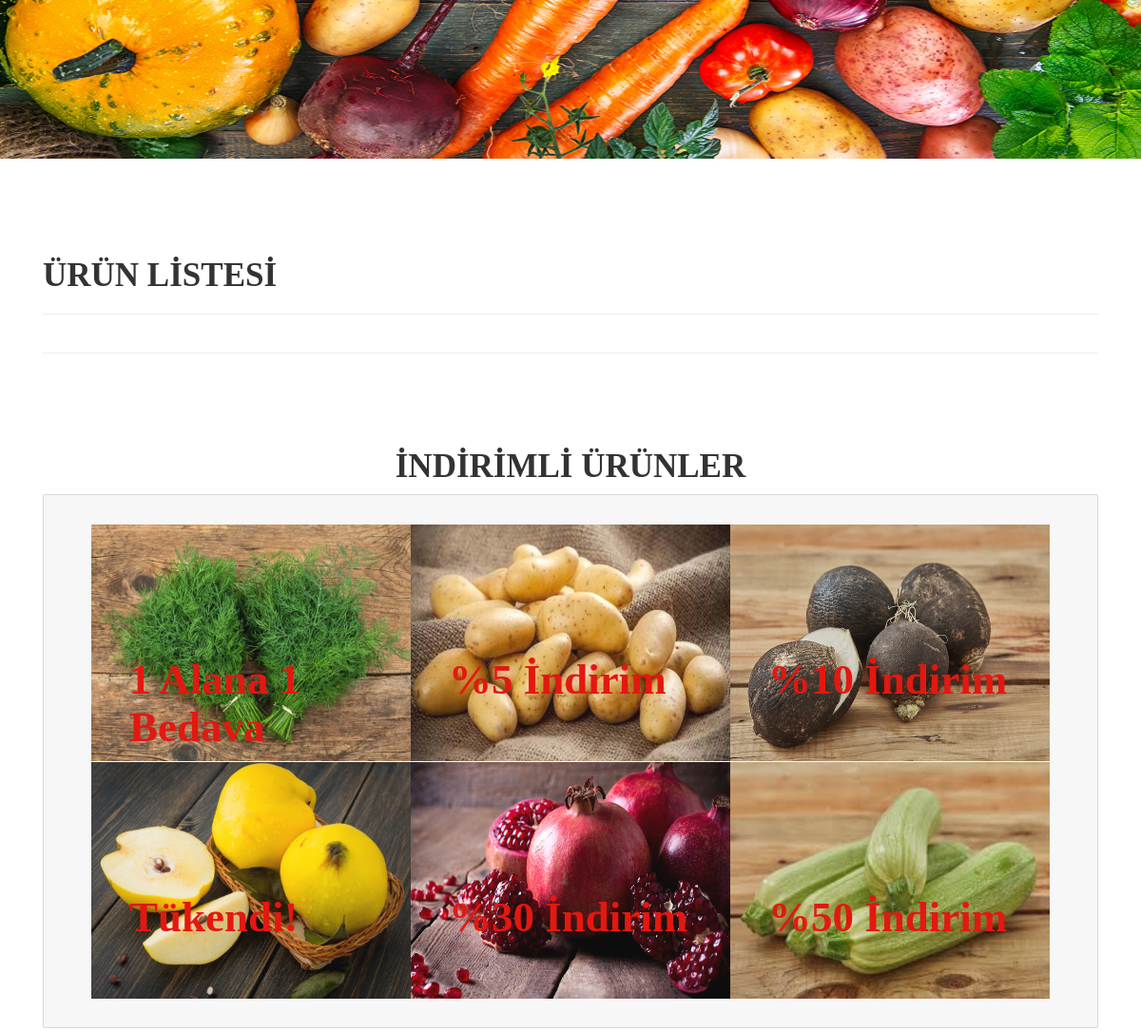
The app's page / (middle part), older data.
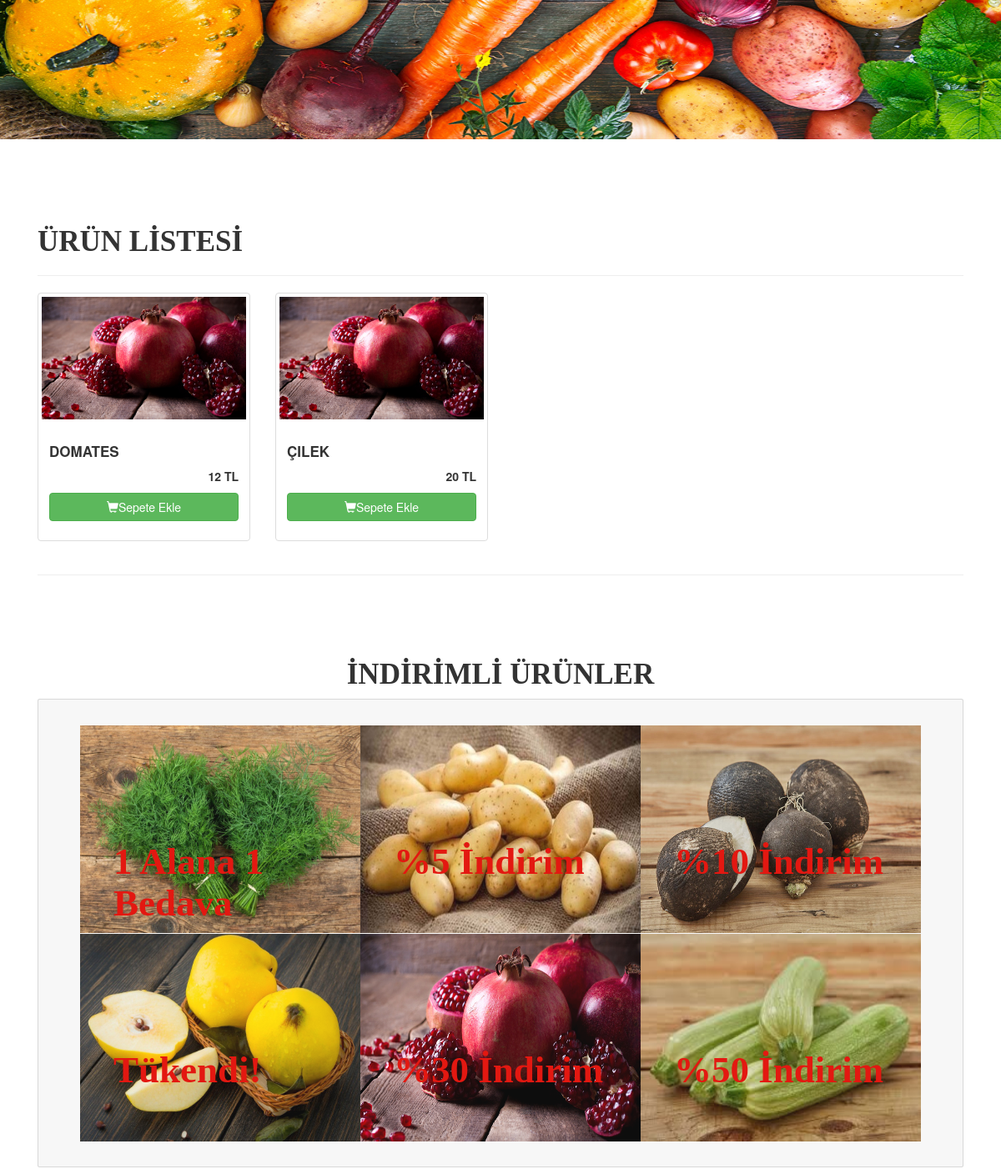
The same page, newer data.
### tables this page shows
CREATE TABLE IF NOT EXISTS `urun_kayit` (
  `urun_id` int(225) NOT NULL AUTO_INCREMENT,
  `urun_ad` varchar(255) DEFAULT NULL,
  `kategori_id` int(11) DEFAULT NULL,
  `fiyat` int(11) DEFAULT NULL,
  `stok_miktari` int(11) DEFAULT NULL,
  PRIMARY KEY (`urun_id`),
  KEY `kategori_id` (`kategori_id`)
);

### index.php (the view, shortened to what this page needs)
<?php
include 'header.php';
?>
<div id="carouselExampleSlidesOnly" class="carousel slide" data-ride="carousel">
  <div class="carousel-inner">
    <div class="carousel-item active">
      <img class="d-block w-100" src="resimler/18.png" alt="First slide">
    </div>
  </div>
</div>
<?php
require_once "db.php";
$urun_kayit=$db->query("SELECT * from urun_kayit",PDO::FETCH_OBJ)->fetchAll();
?>
<div class="container">
  <h2 class="ürünü">ÜRÜN LİSTESİ</h2>
  <hr>
  <div class="row">
    <?php foreach ($urun_kayit as $urun) {
      ?>
    <div class="col-sm-6 col-md-3">
      <div class="thumbnail">
        <img src="nar.png" alt=" nar">
        <div class="caption">
          <h3 style=" text-transform: uppercase;font-size: 17px; font-weight: bold;"><?php echo $urun->urun_ad; ?></h3>
          <p class="text-right price-cantainer"><strong><?php echo $urun->fiyat.' '.'TL'; ?></strong></p>
          <p>
            <button product-id="<?php echo
            $urun->urun_id;?>" class="btn btn-success btn-block addToCartBtn" role="button">
              <span class="glyphicon glyphicon-shopping-cart"></span>Sepete Ekle
            </button>
          </p>
        </div>
      </div>
    </div>
    <?php }?>
  </div>
  <hr>
</div>
 <div class="container indirim">
  <h3 class="ürünü"><center>İNDİRİMLİ ÜRÜNLER</center></h3>
    <div class="card card_indirim">
    <div class="row no-gutters">
      <div class="col-xs-6 col-md-4 no-padding">
        <img  class="img-fluid resimler" src="resimler/sebze/dere.png">
        <h1 class="resimIndirim">1 Alana 1 Bedava </h1>
      </div>
      <div class="col-xs-6 col-md-4 no-padding">
        <img class="img-fluid resimler" src="resimler/sebze/pataes.jpg">
        <h1 class="resimIndirim">%5 İndirim</h1>
      </div>
      <div class="col-xs-6 col-md-4 no-padding">
        <img class="img-fluid resimler" src="resimler/sebze/turp.png">
        <h1 class="resimIndirim">%10 İndirim</h1>
      </div>
    </div>
    <div class="row no-gutters">
      <div class="col-xs-6 col-md-4 no-padding ">
        <img  class="img-fluid resimler" src="resimler/sebze/ayva.png">
        <h1 class="resimIndirim">  Tükendi! </h1>
      </div>
      <div class="col-xs-6 col-md-4 no-padding">
        <img class="img-fluid resimler" src="resimler/sebze/nar.png">
        <h1 class="resimIndirim">%30 İndirim</h1>
      </div>
      <div class="col-xs-6 col-md-4 no-padding">
        <img class="img-fluid resimler" src="resimler/sebze/kabak.png">
        <h1 class="resimIndirim">%50 İndirim</h1>
      </div>
    </div>
  </div>
</div>
</body>
</html>

### header.php (shortened to what this page needs)
<!DOCTYPE html>
<html lang="en">
  <head>
  	<link rel="stylesheet" href="https://stackpath.bootstrapcdn.com/bootstrap/4.3.1/css/bootstrap.min.css">
<link rel="stylesheet" href="https://use.fontawesome.com/releases/v5.7.0/css/all.css">
    <link rel="stylesheet" type="text/css" href="costum.css">
    <link rel="stylesheet" href="https://maxcdn.bootstrapcdn.com/bootstrap/3.4.0/css/bootstrap.min.css">
    <link rel="stylesheet" type="text/css" href="css/odev.css">
</head>
<body>

### css/odev.css (style rules this page uses)
.d-block { margin-bottom: 7%; max-height: 600px; max-width: 100%; }
.no-gutters { margin-right: 0; margin-left: 0; }
.indirim { margin-top: 5%; }
.resimler { height: 250px; width: 350px; padding-top: 1px; opacity: 0.95; }
.ürünü { font-family: monotype corsiva; font-weight: bold; font-size: 35px; }
.no-padding { position:relative; }
.resimIndirim { position: absolute; left: 40px; top: 120px; font-size: 45px; color:#e31811; font-weight: bold; font-family: monotype corsiva; }
.card_indirim { background-color: #f7f7f7; padding-top: 30px; padding-bottom: 10px; padding-right: 50px; padding-left: 50px; padding-bottom: 30px; margin-bottom: 7%; }

Row changes from the older to the newer data that the page shows:
added urun_kayit: urun_ad "DOMATES", fiyat "12"
added urun_kayit: urun_ad "ÇILEK", fiyat "20"
